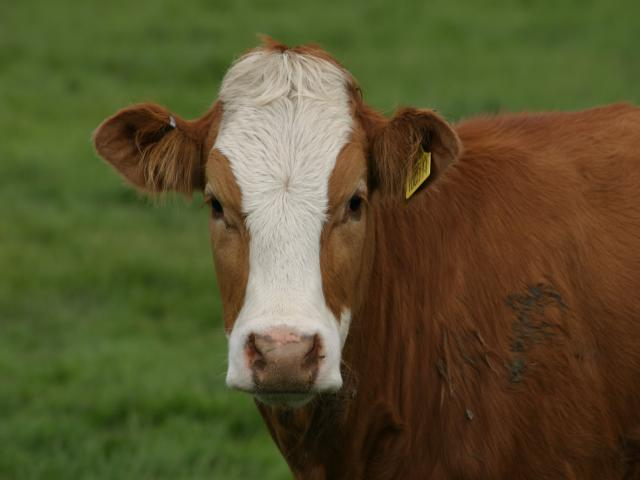
#> input picture data/original/input.jpg, 640 x 480 px, found by its file name
$ python convert_png_to_pgm.py   (older library calls are emulated)
#> lines starting #> are read from the running program, lines starting #| are printed output that depends on the picture
from PIL import Image
import numpy as np

def convert_color_to_pgm(input_path, output_path, resize_width, resize_height):
#> called with input_path = 'data/original/input.jpg', output_path = 'data/input.pgm', resize_width = 1024, resize_height = 1024
    try:
        # Load, resize, and convert to grayscale
        img = Image.open(input_path)
#> img is the input picture: PIL image 640x480 RGB; mean R, G, B 88.1, 82.5, 45.6
        img_resized = img.resize((resize_width, resize_height), Image.ANTIALIAS)
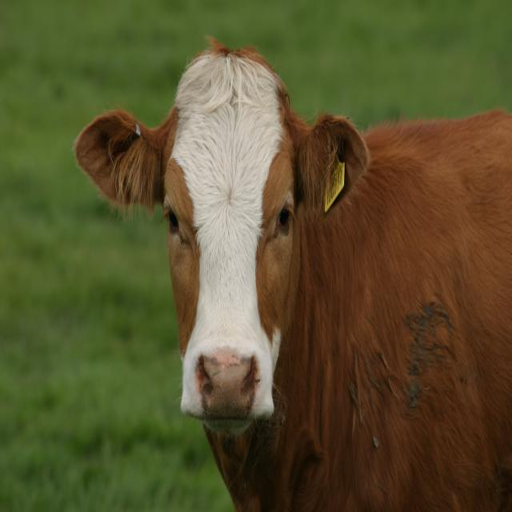
#> img_resized: PIL image 1024x1024 RGB (shown at 1/2 size); mean R, G, B 88.1, 82.5, 45.6
        img_gray = img_resized.convert('L')
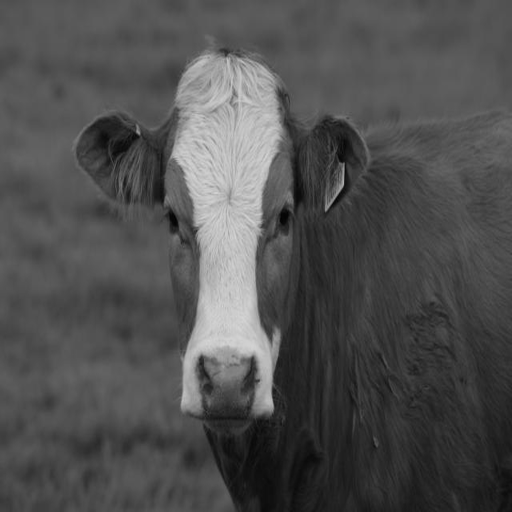
#> img_gray: PIL image 1024x1024 L (shown at 1/2 size); min 0, max 216, mean 80
        gray_array = np.array(img_gray)

        # Write as binary PGM (P5)
        with open(output_path, 'wb') as f:
            f.write(f'P5\n{resize_width} {resize_height}\n255\n'.encode())
            f.write(gray_array.tobytes())

        print(f"Saved PGM: {output_path}")

    except Exception as e:
        print(f"Error: {e}")

# Example usage
if __name__ == "__main__":
    convert_color_to_pgm("data/original/input.jpg", "data/input.pgm", 1024, 1024)
